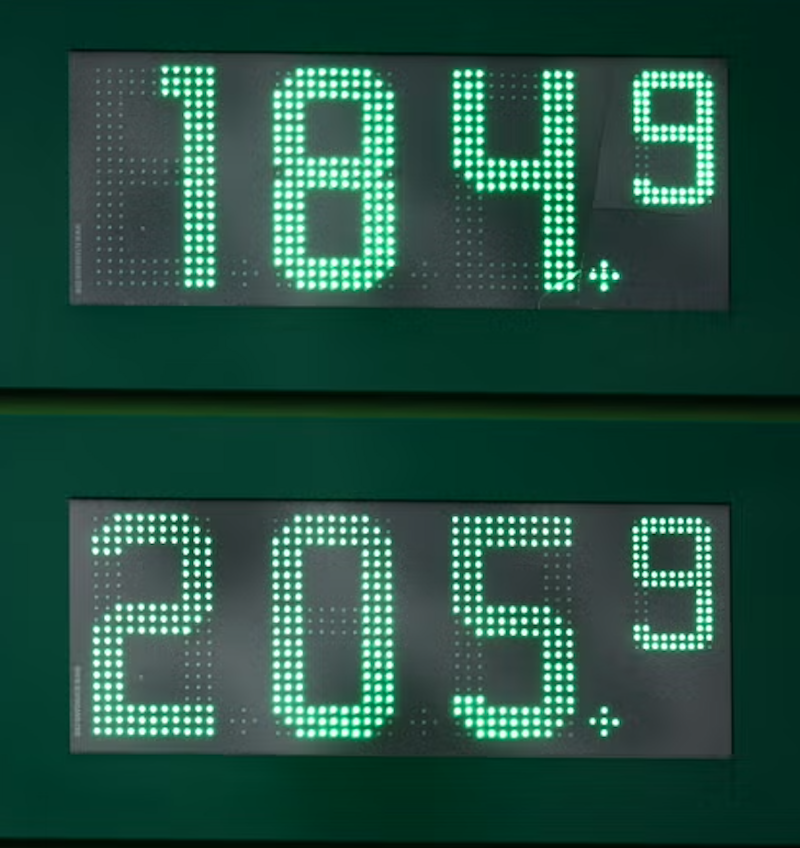
#> input picture PetrolPrices/petrolPriceCrop5.png, 800 x 848 px, found by its file name
$ python prices.py
#> lines starting #> are read from the running program, lines starting #| are printed output that depends on the picture; after the words box and inside, x2 and y2 are one past the last pixel; in counts of white or black regions, pixels touching at a corner belong together
import cv2
import numpy as np
import pytesseract
import re

def normalize_ocr_number(text: str) -> str:
    # Common OCR character-to-digit swaps
    ocr_map = str.maketrans({
        'O': '0', 'o': '0', 'D': '0',
        'l': '1', '|': '1', '!': '1',
        'Z': '2', 'z': '2',
        'E': '3',
        'A': '4',
        'S': '5', 's': '5', '$': '5',
        'G': '6', 'b': '6',
        'T': '7',
        'B': '8',
        'g': '9', 'q': '9',
        ',': '.', ' ': ''  # Fix comma decimals and rogue spaces
    })
    return text.translate(ocr_map)


# 1. Load image
img = cv2.imread('/Users/aimerydrewery/Desktop/Work/StartUp/PetrolPrices/petrolPriceCrop5.png')
#> img is the input picture: shape (848, 800, 3); mean B, G, R 65.2, 78.7, 36.3

# 2. Preprocess image for LED/7-segment displays
gray = cv2.cvtColor(img, cv2.COLOR_BGR2GRAY)
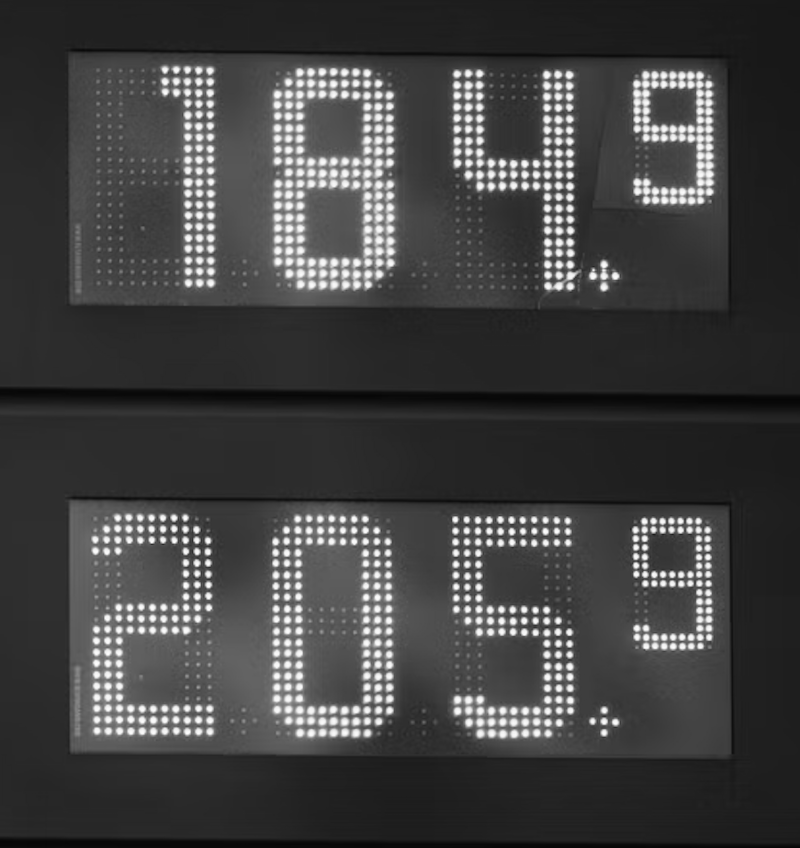
#> gray: shape (848, 800); min 6, max 254, mean 64.5

# Smooth noise while keeping edges crisp
blurred = cv2.GaussianBlur(gray, (5, 5), 0)

# Contrast stretching (helps with bright LED digits on dark backgrounds)
norm_img = cv2.normalize(blurred, None, alpha=0, beta=255, norm_type=cv2.NORM_MINMAX)

# Thresholding (Otsu binarization to turn digits black/white)
_, thresh = cv2.threshold(norm_img, 0, 255, cv2.THRESH_BINARY_INV + cv2.THRESH_OTSU)
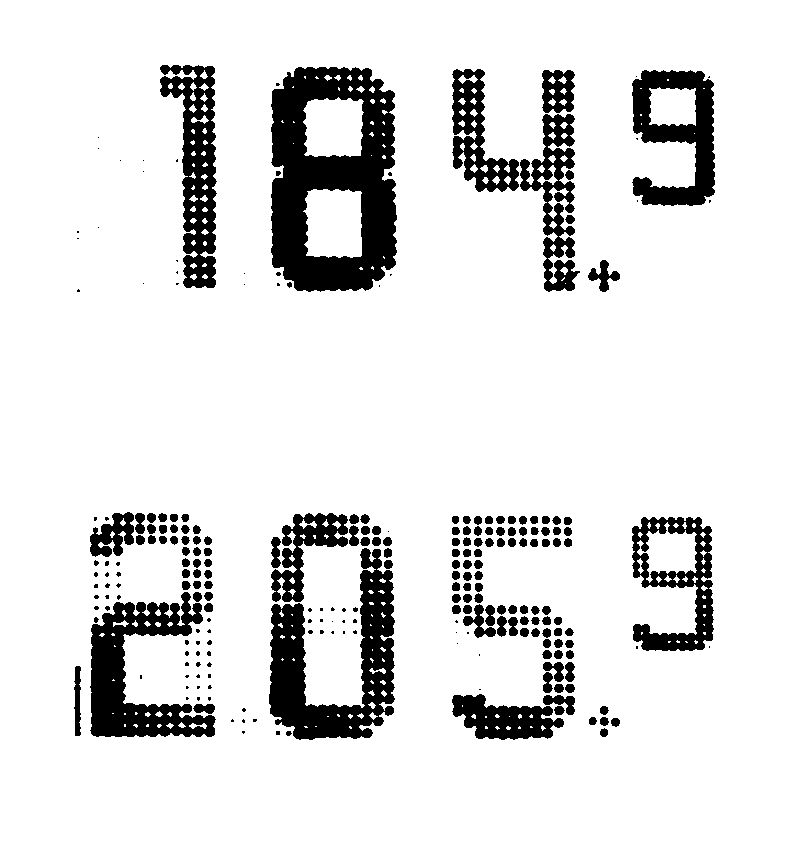
#> thresh: shape (848, 800); 88% white; 245 black regions (94 under 20 px), largest, box (x1, y1, x2, y2) and area: (271, 67, 397, 292) 18345, (269, 548, 395, 740) 10585, (90, 592, 216, 737) 8306

# Morphological Closing: Dilate slightly to bridge gaps in 7-segment display gaps
kernel = cv2.getStructuringElement(cv2.MORPH_RECT, (3, 3))
cleaned = cv2.morphologyEx(thresh, cv2.MORPH_CLOSE, kernel)
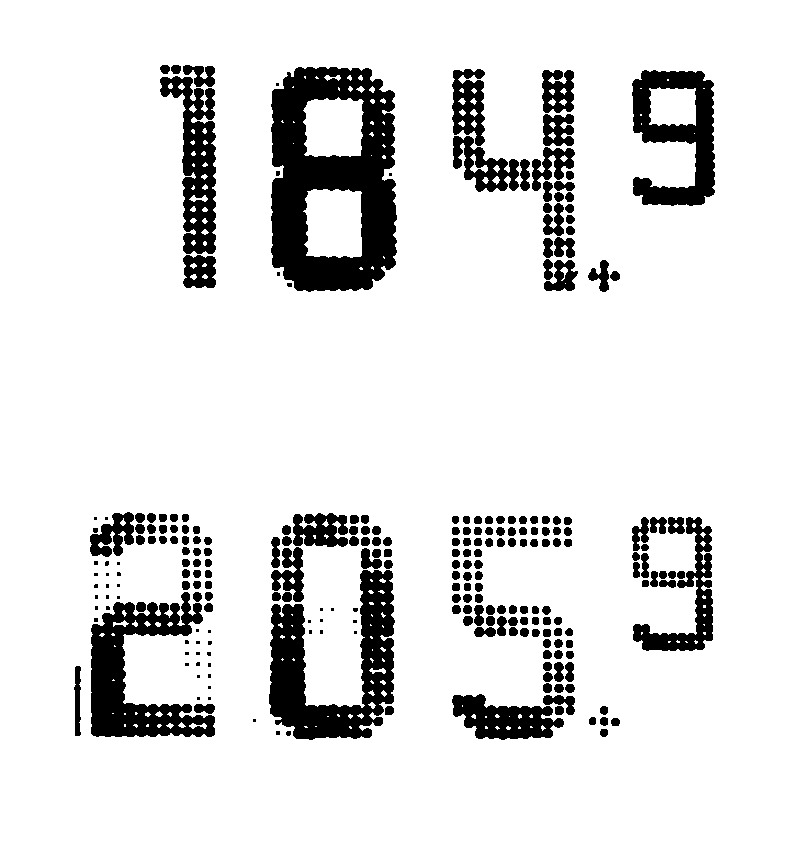
#> cleaned: shape (848, 800); 88.1% white; 247 black regions (49 under 20 px), largest, box (x1, y1, x2, y2) and area: (271, 67, 397, 292) 18327, (269, 570, 395, 740) 10144, (91, 592, 215, 737) 8198

# 3. Configure Tesseract specifically for numeric gas prices
# --psm 6: Assume a single uniform block of text
# tessedit_char_whitelist: Restrict search strictly to digits and decimal point
custom_config = r'--psm 6 -c tessedit_char_whitelist=0123456789.'

# 4. Extract Text
#> (the run stopped early here; a loop or call above may not have finished)

$ run again, with PetrolPrices/petrolPriceCrop2.png copied over PetrolPrices/petrolPriceCrop5.png
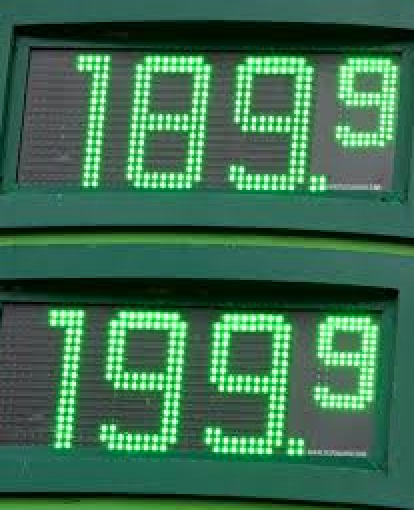
#> input picture PetrolPrices/petrolPriceCrop2.png, 414 x 510 px, found by its file name
#> img is the input picture: shape (510, 414, 3); mean B, G, R 79.4, 109.6, 58.8
#> `_, thresh = cv2.threshold(norm_img, 0, 255, cv2.THRESH_BINARY_INV + cv..`:
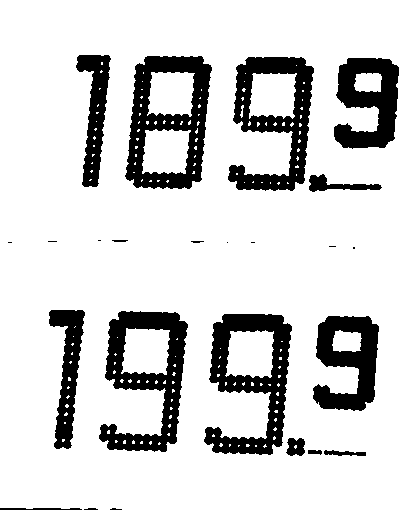
#> thresh: shape (510, 414); 83.2% white; 24 black regions (8 under 20 px), largest, box (x1, y1, x2, y2) and area: (125, 56, 212, 189) 5716, (204, 314, 292, 455) 5542, (99, 311, 188, 452) 5518
#> `cleaned = cv2.morphologyEx(thresh, cv2.MORPH_CLOSE, kernel)`:
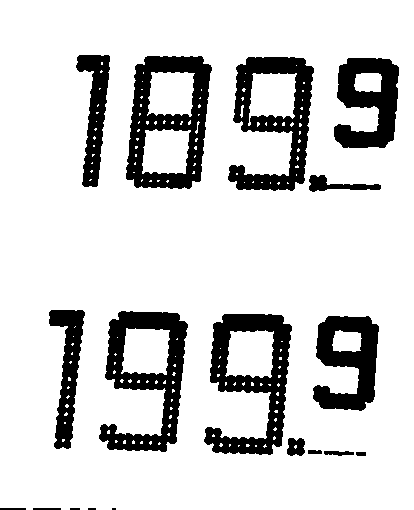
#> cleaned: shape (510, 414); 83.3% white; 18 black regions (2 under 20 px), largest, box (x1, y1, x2, y2) and area: (126, 56, 212, 189) 5675, (204, 314, 292, 455) 5519, (99, 311, 188, 452) 5486

$ run again, with PetrolPrices/petrolPriceCrop3.png copied over PetrolPrices/petrolPriceCrop5.png
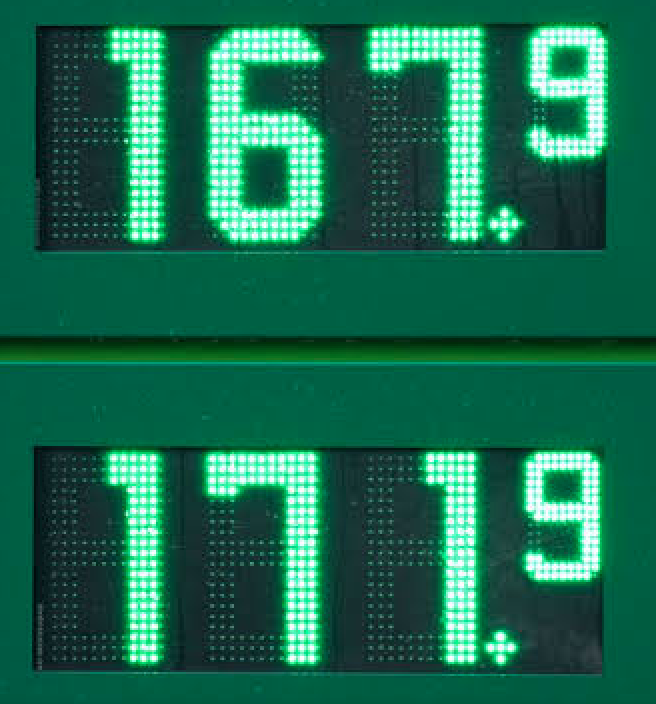
#> input picture PetrolPrices/petrolPriceCrop3.png, 656 x 704 px, found by its file name
#> img is the input picture: shape (704, 656, 3); mean B, G, R 81.2, 108.2, 26.3
#> `gray = cv2.cvtColor(img, cv2.COLOR_BGR2GRAY)`:
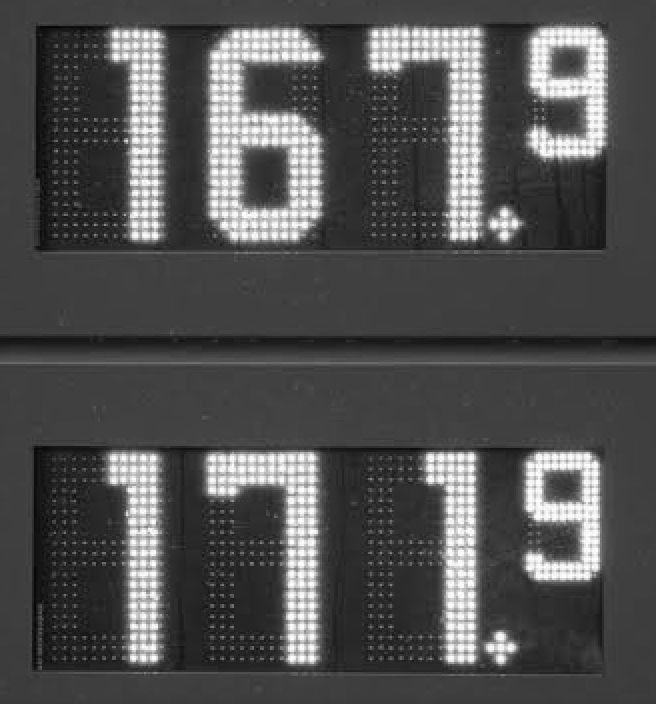
#> gray: shape (704, 656); min 5, max 255, mean 80.7
#> `_, thresh = cv2.threshold(norm_img, 0, 255, cv2.THRESH_BINARY_INV + cv..`:
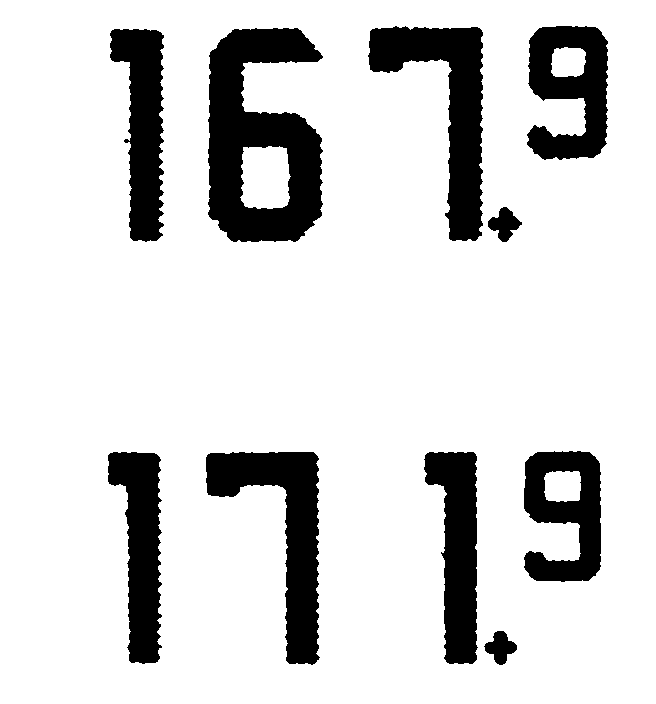
#> thresh: shape (704, 656); 84.4% white; 10 black regions, largest, box (x1, y1, x2, y2) and area: (208, 28, 323, 242) 15582, (368, 26, 483, 241) 9882, (206, 452, 320, 665) 9655
#> cleaned: shape (704, 656); 84.5% white; 11 black regions (1 under 20 px), largest, box (x1, y1, x2, y2) and area: (208, 28, 322, 242) 15554, (369, 27, 483, 241) 9863, (206, 452, 319, 664) 9630

$ run again, with PetrolPrices/petrolPriceCrop4.png copied over PetrolPrices/petrolPriceCrop5.png
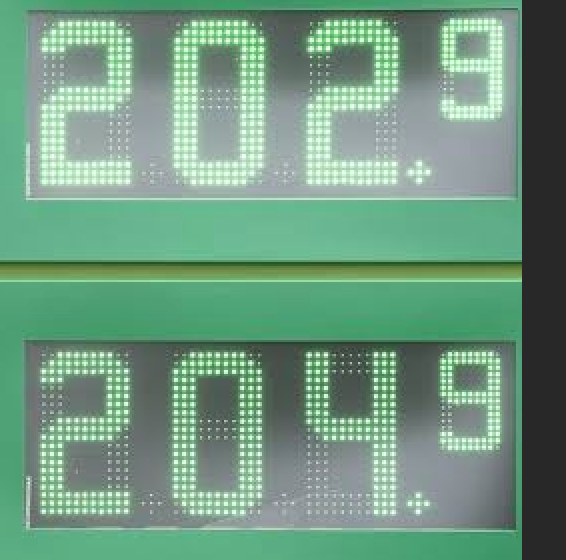
#> input picture PetrolPrices/petrolPriceCrop4.png, 566 x 560 px, found by its file name
#> img is the input picture: shape (560, 566, 3); mean B, G, R 129, 152.9, 112.3
#> `_, thresh = cv2.threshold(norm_img, 0, 255, cv2.THRESH_BINARY_INV + cv..`:
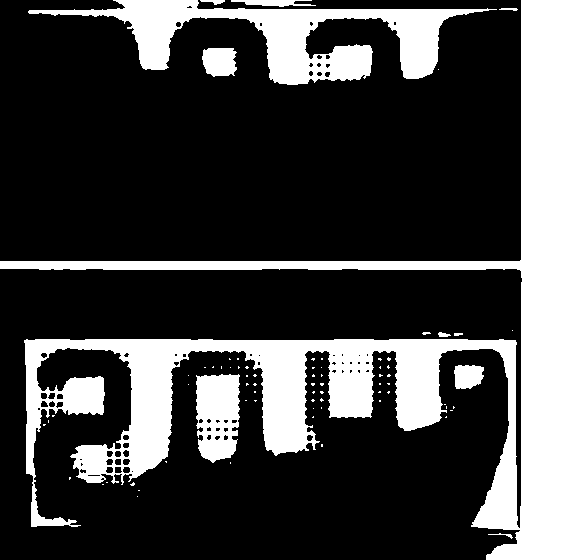
#> thresh: shape (560, 566); 25.1% white; 74 white regions (63 under 20 px), largest, box (x1, y1, x2, y2) and area: (0, 0, 566, 560) 60404, (28, 0, 497, 85) 13523, (196, 374, 240, 463) 3184
#> `cleaned = cv2.morphologyEx(thresh, cv2.MORPH_CLOSE, kernel)`:
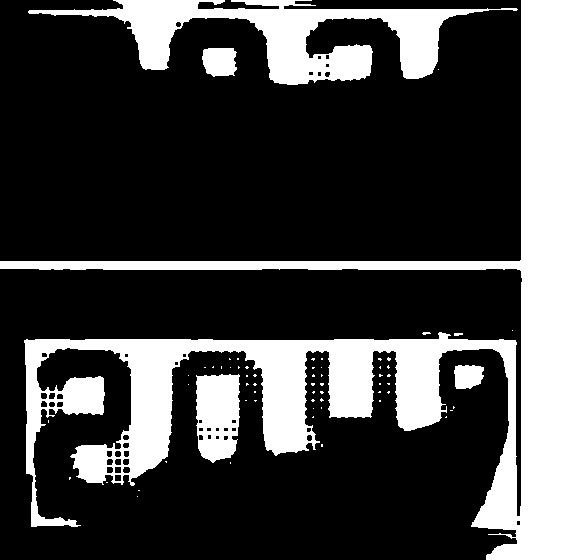
#> cleaned: shape (560, 566); 25.2% white; 63 white regions (57 under 20 px), largest, box (x1, y1, x2, y2) and area: (0, 0, 566, 560) 60864, (28, 0, 518, 85) 14136, (196, 374, 240, 463) 3261, (202, 48, 237, 77) 860, (454, 365, 484, 389) 602, (454, 333, 463, 336) 23
